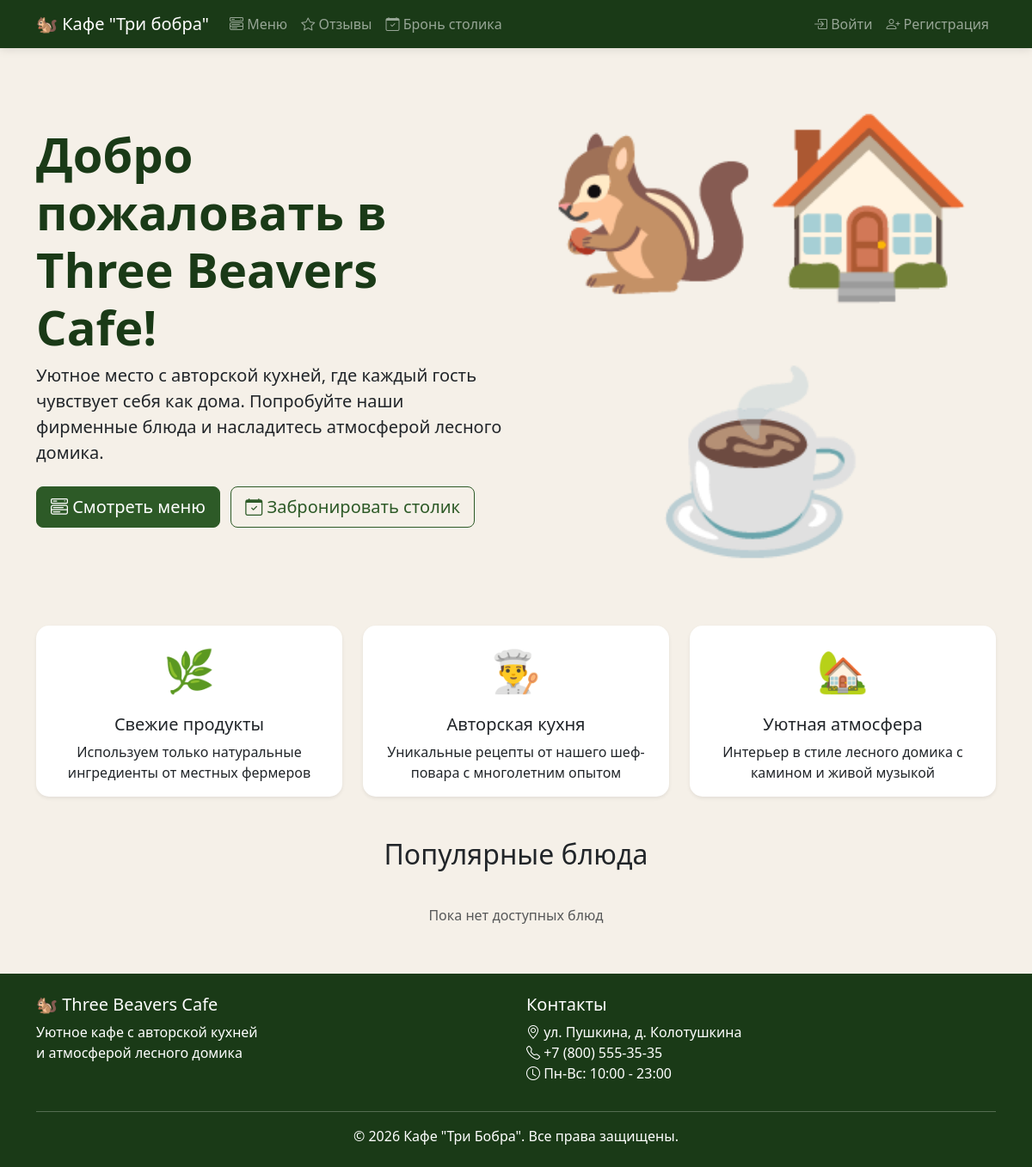
/, run on an earlier commit of the app's database.
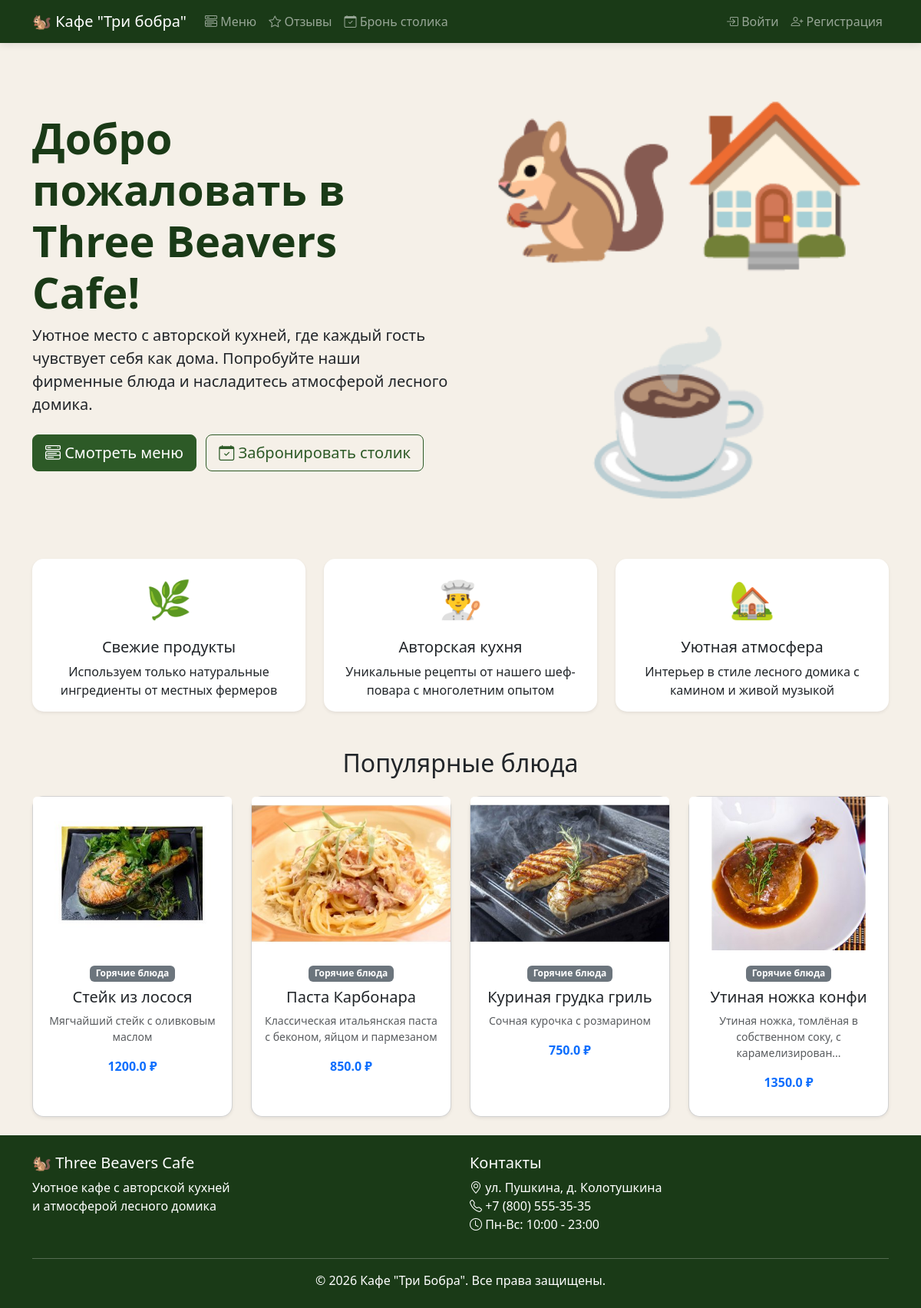
And on a later commit of the database.
### models.py (models this page shows)
class MenuItem(db.Model):
    id = db.Column(db.Integer, primary_key=True)
    name = db.Column(db.String(100), nullable=False)
    description = db.Column(db.Text, nullable=True)
    price = db.Column(db.Float, nullable=False)
    image_url = db.Column(db.String(300), default="default-food.jpg")
    available = db.Column(db.Boolean, default=True)
    category_id = db.Column(db.Integer, db.ForeignKey("category.id"), nullable=False)

class Category(db.Model):
    id = db.Column(db.Integer, primary_key=True)
    name = db.Column(db.String(50), unique=True, nullable=False)
    items = db.relationship("MenuItem", backref="category", lazy=True)

### routes/main.py (the view)
@main_bp.route("/")
def index():
    popular_items = MenuItem.query.filter_by(available=True).limit(4).all()
    return render_template("index.html", popular_items=popular_items)

### templates/index.html (shortened to what this page needs)
{% extends "base.html" %}
{% block content %}
<div class="container">
    <div class="row align-items-center mb-5">
        <div class="col-lg-6">
            <h1 class="display-4 fw-bold text-dark-green">Добро пожаловать в Three Beavers Cafe!</h1>
            <p class="lead">Уютное место с авторской кухней, где каждый гость чувствует себя как дома. Попробуйте наши фирменные блюда и насладитесь атмосферой лесного домика.</p>
            <div class="mt-4">
                <a href="{{ url_for('menu.menu') }}" class="btn btn-primary btn-lg me-2">
                    <i class="bi bi-menu-button-wide"></i> Смотреть меню
                </a>
                <a href="{{ url_for('booking.booking') }}" class="btn btn-outline-primary btn-lg">
                    <i class="bi bi-calendar-check"></i> Забронировать столик
                </a>
            </div>
        </div>
        <div class="col-lg-6 text-center">
            <div class="hero-image">
                <span style="font-size: 200px;">🐿🏠☕</span>
            </div>
        </div>
    </div>
    <div class="row g-4 mb-5">
        <div class="col-md-4">
            <div class="card h-100 border-0 shadow-sm">
                <div class="card-body text-center">
                    <div class="feature-icon">🌿</div>
                    <h5 class="card-title">Свежие продукты</h5>
                    <p class="card-text">Используем только натуральные ингредиенты от местных фермеров</p>
                </div>
            </div>
        </div>
        <div class="col-md-4">
            <div class="card h-100 border-0 shadow-sm">
                <div class="card-body text-center">
                    <div class="feature-icon">👨‍🍳</div>
                    <h5 class="card-title">Авторская кухня</h5>
                    <p class="card-text">Уникальные рецепты от нашего шеф-повара с многолетним опытом</p>
                </div>
            </div>
        </div>
        <div class="col-md-4">
            <div class="card h-100 border-0 shadow-sm">
                <div class="card-body text-center">
                    <div class="feature-icon">🏡</div>
                    <h5 class="card-title">Уютная атмосфера</h5>
                    <p class="card-text">Интерьер в стиле лесного домика с камином и живой музыкой</p>
                </div>
            </div>
        </div>
    </div>
    <h2 class="text-center mb-4">Популярные блюда</h2>
    <div class="row g-4">
        {% if popular_items %}
            {% for item in popular_items %}
            <div class="col-md-3">
                <div class="card h-100 shadow-sm">
                    <img src="{{ url_for('static', filename='images/menu/' + item.image_url) }}"
                         class="card-img-top" alt="{{ item.name }}"
                         style="height: 200px; object-fit: cover;">
                    <div class="card-body text-center">
                        <span class="badge bg-secondary mb-2">{{ item.category.name }}</span>
                        <h5 class="card-title">{{ item.name }}</h5>
                        <p class="text-muted small">{{ item.description[:60] }}{% if item.description|length > 60 %}...{% endif %}</p>
                        <p class="fw-bold text-primary">{{ item.price }} ₽</p>
                    </div>
                </div>
            </div>
            {% endfor %}
        {% else %}
            <div class="col-12 text-center py-3">
                <p class="text-muted">Пока нет доступных блюд</p>
            </div>
        {% endif %}
    </div>
</div>
{% endblock %}

### templates/base.html (shortened to what this page needs)
<!DOCTYPE html>
<html lang="ru">
<head>
    <link href="https://cdn.jsdelivr.net/npm/bootstrap@5.3.2/dist/css/bootstrap.min.css" rel="stylesheet">
    <link href="https://cdn.jsdelivr.net/npm/bootstrap-icons@1.11.2/font/bootstrap-icons.css" rel="stylesheet">
    <link href="{{ url_for('static', filename='css/style.css') }}" rel="stylesheet">
</head>
<body>
    <nav class="navbar navbar-expand-lg navbar-dark bg-dark-green sticky-top">
        <div class="container">
            <a class="navbar-brand" href="{{ url_for('main.index') }}">
                🐿 Кафе "Три бобра"
            </a>
            <div class="collapse navbar-collapse" id="navbarNav">
                <ul class="navbar-nav me-auto">
                    <li class="nav-item">
                        <a class="nav-link" href="{{ url_for('menu.menu') }}">
                            <i class="bi bi-menu-button-wide"></i> Меню
                        </a>
                    </li>
                    <li class="nav-item">
                        <a class="nav-link" href="{{ url_for('reviews.reviews') }}">
                            <i class="bi bi-star"></i> Отзывы
                        </a>
                    </li>
                    <li class="nav-item">
                        <a class="nav-link" href="{{ url_for('booking.booking') }}">
                            <i class="bi bi-calendar-check"></i> Бронь столика
                        </a>
                    </li>
                </ul>
                <ul class="navbar-nav">
                    {% if current_user.is_authenticated %}
                    <li class="nav-item">
                        <a class="nav-link d-flex align-items-center gap-1" href="{{ url_for('cart.cart') }}">
                            <i class="bi bi-cart2"></i> Корзина
                            <span id="cart-count" class="badge bg-warning text-dark {% if cart_count == 0 %}d-none{% endif %}">
                                {{ cart_count }}
                            </span>
                        </a>
                    </li>
                    <li class="nav-item dropdown">
                        <a class="nav-link dropdown-toggle d-flex align-items-center" href="#" role="button" data-bs-toggle="dropdown">
                            <img src="/auth/avatar/{{ current_user.id }}"
                                 class="rounded-circle me-2"
                                 style="width: 24px; height: 24px; object-fit: cover;"
                                 alt="">
                            {{ current_user.username }}
                            {% if current_user.is_admin %}<span class="badge bg-danger ms-1">admin</span>{% endif %}
                        </a>
                        <ul class="dropdown-menu">
                            <li><a class="dropdown-item" href="{{ url_for('auth.profile') }}">
                                <i class="bi bi-person"></i> Мой профиль
                            </a></li>
                            <li><a class="dropdown-item" href="{{ url_for('orders.orders') }}">
                                <i class="bi bi-bag"></i> Мои заказы
                            </a></li>
                            <li><a class="dropdown-item" href="{{ url_for('booking.my_bookings') }}">
                                <i class="bi bi-calendar"></i> Мои брони
                            </a></li>
                            {% if current_user.is_admin %}
                            <li><hr class="dropdown-divider"></li>
                            <li><a class="dropdown-item" href="{{ url_for('admin.dashboard') }}">
                                <i class="bi bi-shield-lock"></i> Админ-панель
                            </a></li>
                            {% endif %}
                            <li><hr class="dropdown-divider"></li>
                            <li><a class="dropdown-item text-danger" href="{{ url_for('auth.logout') }}">
                                <i class="bi bi-box-arrow-right"></i> Выйти
                            </a></li>
                        </ul>
                    </li>
                    {% else %}
                    <li class="nav-item">
                        <a class="nav-link" href="{{ url_for('auth.login') }}">
                            <i class="bi bi-box-arrow-in-right"></i> Войти
                        </a>
                    </li>
                    <li class="nav-item">
                        <a class="nav-link" href="{{ url_for('auth.register') }}">
                            <i class="bi bi-person-plus"></i> Регистрация
                        </a>
                    </li>
                    {% endif %}
                </ul>
            </div>
        </div>
    </nav>
    <main class="py-4">
        {% block content %}{% endblock %}
    </main>
    <footer class="bg-dark-green text-white py-4 mt-auto">
        <div class="container">
            <div class="row">
                <div class="col-md-6">
                    <h5>🐿 Three Beavers Cafe</h5>
                    <p>Уютное кафе с авторской кухней<br>и атмосферой лесного домика</p>
                </div>
                <div class="col-md-6">
                    <h5>Контакты</h5>
                    <p>
                        <i class="bi bi-geo-alt"></i> ул. Пушкина, д. Колотушкина<br>
                        <i class="bi bi-telephone"></i> +7 (800) 555-35-35<br>
                        <i class="bi bi-clock"></i> Пн-Вс: 10:00 - 23:00
                    </p>
                </div>
            </div>
            <hr>
            <p class="text-center mb-0">&copy; 2026 Кафе "Три Бобра". Все права защищены.</p>
        </div>
    </footer>
</body>
</html>

### static/css/style.css (style rules this page uses)
:root { --beaver-green: #2d5a27; --beaver-dark: #1a3a17; --beaver-light: #4a7c43; --beaver-gold: #c4a35a; --beaver-cream: #f5f0e8; --beaver-brown: #6b4f3c; }
.bg-dark-green { background-color: var(--beaver-dark) !important; }
.text-dark-green { color: var(--beaver-dark); }
.btn-primary { background-color: var(--beaver-green); border-color: var(--beaver-green); }
.btn-outline-primary { color: var(--beaver-green); border-color: var(--beaver-green); }
.card { border-radius: 15px; transition: transform 0.3s, box-shadow 0.3s; }
.feature-icon { font-size: 48px; margin-bottom: 15px; }
.navbar { box-shadow: 0 2px 10px rgba(0, 0, 0, 0.1); }
.nav-link { transition: color 0.3s; }
footer { background-color: var(--beaver-dark); }
body { background-color: var(--beaver-cream); min-height: 100vh; display: flex; flex-direction: column; }
main { flex: 1; }

What changed in the data, as far as the page shows it:
added MenuItem: image_url (picture), category.name "Горячие блюда", name "Стейк из лосося", description "Мягчайший стейк с оливковым маслом", price "1200.0"
added MenuItem: image_url (picture), category.name "Горячие блюда", name "Паста Карбонара", description "Классическая итальянская паста с беконом, яйцом и пармезаном", price "850.0"
added MenuItem: image_url (picture), category.name "Горячие блюда", name "Куриная грудка гриль", description "Сочная курочка с розмарином", price "750.0"
added MenuItem: image_url (picture), category.name "Горячие блюда", name "Утиная ножка конфи", description "Утиная ножка, томлёная в собственном соку, с карамелизирован", price "1350.0"
Also different on the page:
text no longer shown: "Пока нет доступных блюд"
